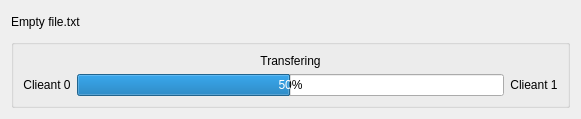
<?xml version="1.0" encoding="UTF-8"?>
<ui version="4.0">
 <class>fileMessage</class>
 <widget class="QWidget" name="fileMessage">
  <property name="geometry">
   <rect>
    <x>0</x>
    <y>0</y>
    <width>581</width>
    <height>119</height>
   </rect>
  </property>
  <property name="maximumSize">
   <size>
    <width>99999</width>
    <height>99999</height>
   </size>
  </property>
  <property name="windowTitle">
   <string>Form</string>
  </property>
  <layout class="QVBoxLayout" name="verticalLayout">
   <item>
    <widget class="QLabel" name="fileName">
     <property name="text">
      <string>Empty file.txt</string>
     </property>
    </widget>
   </item>
   <item>
    <widget class="QGroupBox" name="groupBox">
     <property name="minimumSize">
      <size>
       <width>0</width>
       <height>0</height>
      </size>
     </property>
     <property name="title">
      <string/>
     </property>
     <layout class="QGridLayout" name="gridLayout">
      <item row="0" column="1">
       <widget class="QLabel" name="statusLable">
        <property name="text">
         <string>Transfering</string>
        </property>
        <property name="alignment">
         <set>Qt::AlignmentFlag::AlignCenter</set>
        </property>
       </widget>
      </item>
      <item row="1" column="0">
       <widget class="QLabel" name="fromLable">
        <property name="text">
         <string>Clieant 0</string>
        </property>
        <property name="alignment">
         <set>Qt::AlignmentFlag::AlignCenter</set>
        </property>
       </widget>
      </item>
      <item row="1" column="1">
       <widget class="QProgressBar" name="transferProgressBar">
        <property name="value">
         <number>50</number>
        </property>
       </widget>
      </item>
      <item row="1" column="2">
       <widget class="QLabel" name="toLable">
        <property name="text">
         <string>Clieant 1</string>
        </property>
        <property name="alignment">
         <set>Qt::AlignmentFlag::AlignCenter</set>
        </property>
       </widget>
      </item>
     </layout>
    </widget>
   </item>
  </layout>
 </widget>
 <resources/>
 <connections/>
</ui>
